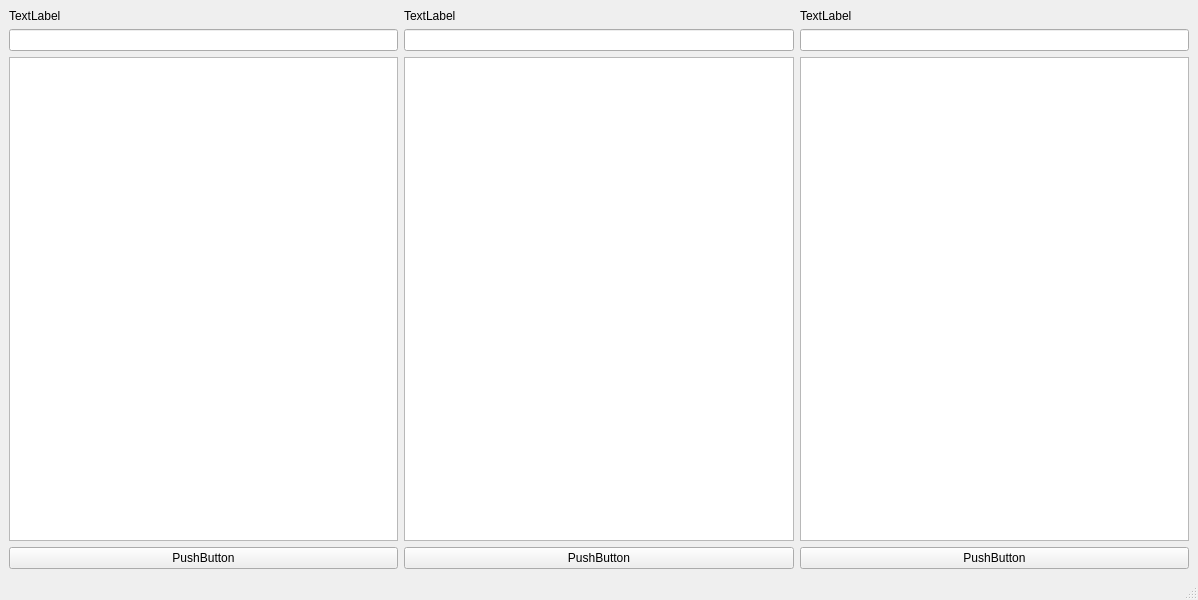
<?xml version="1.0" encoding="UTF-8"?>
<ui version="4.0">
 <class>MainWindow</class>
 <widget class="QMainWindow" name="MainWindow">
  <property name="geometry">
   <rect>
    <x>0</x>
    <y>0</y>
    <width>1198</width>
    <height>600</height>
   </rect>
  </property>
  <property name="windowTitle">
   <string>MainWindow</string>
  </property>
  <widget class="QWidget" name="centralwidget">
   <layout class="QGridLayout" name="gridLayout_2">
    <item row="0" column="0">
     <layout class="QGridLayout" name="gridLayout">
      <item row="0" column="2">
       <widget class="QLabel" name="label_3">
        <property name="text">
         <string>TextLabel</string>
        </property>
       </widget>
      </item>
      <item row="1" column="0">
       <widget class="QLineEdit" name="lineEdit"/>
      </item>
      <item row="2" column="1">
       <widget class="QListWidget" name="listWidget_2"/>
      </item>
      <item row="2" column="0">
       <widget class="QListWidget" name="listWidget"/>
      </item>
      <item row="1" column="2">
       <widget class="QLineEdit" name="lineEdit_3"/>
      </item>
      <item row="2" column="2">
       <widget class="QListWidget" name="listWidget_3"/>
      </item>
      <item row="0" column="1">
       <widget class="QLabel" name="label_2">
        <property name="text">
         <string>TextLabel</string>
        </property>
       </widget>
      </item>
      <item row="0" column="0">
       <widget class="QLabel" name="label">
        <property name="text">
         <string>TextLabel</string>
        </property>
       </widget>
      </item>
      <item row="1" column="1">
       <widget class="QLineEdit" name="lineEdit_2"/>
      </item>
      <item row="3" column="0">
       <widget class="QPushButton" name="pushButton">
        <property name="text">
         <string>PushButton</string>
        </property>
       </widget>
      </item>
      <item row="3" column="1">
       <widget class="QPushButton" name="pushButton_2">
        <property name="text">
         <string>PushButton</string>
        </property>
       </widget>
      </item>
      <item row="3" column="2">
       <widget class="QPushButton" name="pushButton_3">
        <property name="text">
         <string>PushButton</string>
        </property>
       </widget>
      </item>
     </layout>
    </item>
   </layout>
  </widget>
  <widget class="QMenuBar" name="menubar">
   <property name="geometry">
    <rect>
     <x>0</x>
     <y>0</y>
     <width>1198</width>
     <height>24</height>
    </rect>
   </property>
  </widget>
  <widget class="QStatusBar" name="statusbar"/>
 </widget>
 <resources/>
 <connections/>
</ui>
